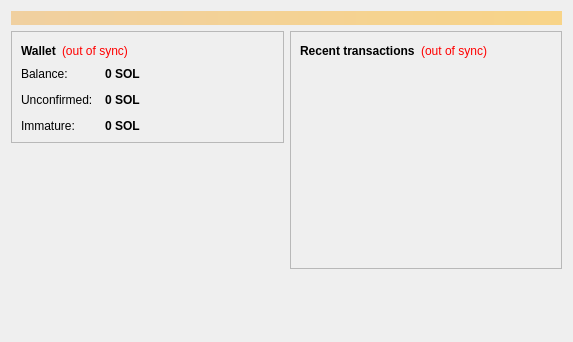
<?xml version="1.0" encoding="UTF-8"?>
<ui version="4.0">
 <class>OverviewPage</class>
 <widget class="QWidget" name="OverviewPage">
  <property name="geometry">
   <rect>
    <x>0</x>
    <y>0</y>
    <width>573</width>
    <height>342</height>
   </rect>
  </property>
  <property name="windowTitle">
   <string>Form</string>
  </property>
  <layout class="QVBoxLayout" name="topLayout">
   <item>
    <widget class="QLabel" name="labelAlerts">
     <property name="visible">
      <bool>false</bool>
     </property>
     <property name="styleSheet">
      <string notr="true">background-color: qlineargradient(x1: 0, y1: 0, x2: 1, y2: 0, stop:0 #F0D0A0, stop:1 #F8D488); color:#000000;</string>
     </property>
     <property name="wordWrap">
      <bool>true</bool>
     </property>
     <property name="margin">
      <number>3</number>
     </property>
    </widget>
   </item>
   <item>
    <layout class="QHBoxLayout" name="horizontalLayout" stretch="1,1">
     <item>
      <layout class="QVBoxLayout" name="verticalLayout_2">
       <item>
        <widget class="QFrame" name="frame">
         <property name="frameShape">
          <enum>QFrame::StyledPanel</enum>
         </property>
         <property name="frameShadow">
          <enum>QFrame::Raised</enum>
         </property>
         <layout class="QVBoxLayout" name="verticalLayout_4">
          <item>
           <layout class="QHBoxLayout" name="horizontalLayout_4">
            <item>
             <widget class="QLabel" name="label_5">
              <property name="font">
               <font>
                <weight>75</weight>
                <bold>true</bold>
               </font>
              </property>
              <property name="text">
               <string>Wallet</string>
              </property>
             </widget>
            </item>
            <item>
             <widget class="QLabel" name="labelWalletStatus">
              <property name="toolTip">
               <string>The displayed information may be out of date. Your wallet automatically synchronizes with the Solidarycoin network after a connection is established, but this process has not completed yet.</string>
              </property>
              <property name="styleSheet">
               <string notr="true">QLabel { color: red; }</string>
              </property>
              <property name="text">
               <string notr="true">(out of sync)</string>
              </property>
              <property name="alignment">
               <set>Qt::AlignLeading|Qt::AlignLeft|Qt::AlignVCenter</set>
              </property>
             </widget>
            </item>
            <item>
             <spacer name="horizontalSpacer_2">
              <property name="orientation">
               <enum>Qt::Horizontal</enum>
              </property>
              <property name="sizeHint" stdset="0">
               <size>
                <width>40</width>
                <height>20</height>
               </size>
              </property>
             </spacer>
            </item>
           </layout>
          </item>
          <item>
           <layout class="QFormLayout" name="formLayout_2">
            <property name="fieldGrowthPolicy">
             <enum>QFormLayout::AllNonFixedFieldsGrow</enum>
            </property>
            <property name="horizontalSpacing">
             <number>12</number>
            </property>
            <property name="verticalSpacing">
             <number>12</number>
            </property>
            <item row="0" column="0">
             <widget class="QLabel" name="label">
              <property name="text">
               <string>Balance:</string>
              </property>
             </widget>
            </item>
            <item row="0" column="1">
             <widget class="QLabel" name="labelBalance">
              <property name="font">
               <font>
                <weight>75</weight>
                <bold>true</bold>
               </font>
              </property>
              <property name="cursor">
               <cursorShape>IBeamCursor</cursorShape>
              </property>
              <property name="toolTip">
               <string>Your current balance</string>
              </property>
              <property name="text">
               <string notr="true">0 SOL</string>
              </property>
              <property name="textInteractionFlags">
               <set>Qt::LinksAccessibleByMouse|Qt::TextSelectableByKeyboard|Qt::TextSelectableByMouse</set>
              </property>
             </widget>
            </item>
            <item row="1" column="0">
             <widget class="QLabel" name="label_3">
              <property name="text">
               <string>Unconfirmed:</string>
              </property>
             </widget>
            </item>
            <item row="1" column="1">
             <widget class="QLabel" name="labelUnconfirmed">
              <property name="font">
               <font>
                <weight>75</weight>
                <bold>true</bold>
               </font>
              </property>
              <property name="cursor">
               <cursorShape>IBeamCursor</cursorShape>
              </property>
              <property name="toolTip">
               <string>Total of transactions that have yet to be confirmed, and do not yet count toward the current balance</string>
              </property>
              <property name="text">
               <string notr="true">0 SOL</string>
              </property>
              <property name="textInteractionFlags">
               <set>Qt::LinksAccessibleByMouse|Qt::TextSelectableByKeyboard|Qt::TextSelectableByMouse</set>
              </property>
             </widget>
            </item>
            <item row="2" column="0">
             <widget class="QLabel" name="labelImmatureText">
              <property name="text">
               <string>Immature:</string>
              </property>
             </widget>
            </item>
            <item row="2" column="1">
             <widget class="QLabel" name="labelImmature">
              <property name="font">
               <font>
                <weight>75</weight>
                <bold>true</bold>
               </font>
              </property>
              <property name="toolTip">
               <string>Mined balance that has not yet matured</string>
              </property>
              <property name="text">
               <string notr="true">0 SOL</string>
              </property>
              <property name="textInteractionFlags">
               <set>Qt::LinksAccessibleByMouse|Qt::TextSelectableByKeyboard|Qt::TextSelectableByMouse</set>
              </property>
             </widget>
            </item>
           </layout>
          </item>
         </layout>
        </widget>
       </item>
       <item>
        <spacer name="verticalSpacer">
         <property name="orientation">
          <enum>Qt::Vertical</enum>
         </property>
         <property name="sizeHint" stdset="0">
          <size>
           <width>20</width>
           <height>40</height>
          </size>
         </property>
        </spacer>
       </item>
      </layout>
     </item>
     <item>
      <layout class="QVBoxLayout" name="verticalLayout_3">
       <item>
        <widget class="QFrame" name="frame_2">
         <property name="frameShape">
          <enum>QFrame::StyledPanel</enum>
         </property>
         <property name="frameShadow">
          <enum>QFrame::Raised</enum>
         </property>
         <layout class="QVBoxLayout" name="verticalLayout">
          <item>
           <layout class="QHBoxLayout" name="horizontalLayout_2">
            <item>
             <widget class="QLabel" name="label_4">
              <property name="text">
               <string>&lt;b&gt;Recent transactions&lt;/b&gt;</string>
              </property>
             </widget>
            </item>
            <item>
             <widget class="QLabel" name="labelTransactionsStatus">
              <property name="toolTip">
               <string>The displayed information may be out of date. Your wallet automatically synchronizes with the Solidarycoin network after a connection is established, but this process has not completed yet.</string>
              </property>
              <property name="styleSheet">
               <string notr="true">QLabel { color: red; }</string>
              </property>
              <property name="text">
               <string notr="true">(out of sync)</string>
              </property>
              <property name="alignment">
               <set>Qt::AlignRight|Qt::AlignTrailing|Qt::AlignVCenter</set>
              </property>
             </widget>
            </item>
            <item>
             <spacer name="horizontalSpacer">
              <property name="orientation">
               <enum>Qt::Horizontal</enum>
              </property>
              <property name="sizeHint" stdset="0">
               <size>
                <width>40</width>
                <height>20</height>
               </size>
              </property>
             </spacer>
            </item>
           </layout>
          </item>
          <item>
           <widget class="QListView" name="listTransactions">
            <property name="styleSheet">
             <string notr="true">QListView { background: transparent; }</string>
            </property>
            <property name="frameShape">
             <enum>QFrame::NoFrame</enum>
            </property>
            <property name="verticalScrollBarPolicy">
             <enum>Qt::ScrollBarAlwaysOff</enum>
            </property>
            <property name="horizontalScrollBarPolicy">
             <enum>Qt::ScrollBarAlwaysOff</enum>
            </property>
            <property name="selectionMode">
             <enum>QAbstractItemView::NoSelection</enum>
            </property>
           </widget>
          </item>
         </layout>
        </widget>
       </item>
       <item>
        <spacer name="verticalSpacer_2">
         <property name="orientation">
          <enum>Qt::Vertical</enum>
         </property>
         <property name="sizeHint" stdset="0">
          <size>
           <width>20</width>
           <height>40</height>
          </size>
         </property>
        </spacer>
       </item>
      </layout>
     </item>
    </layout>
   </item>
  </layout>
 </widget>
 <resources/>
 <connections/>
</ui>
